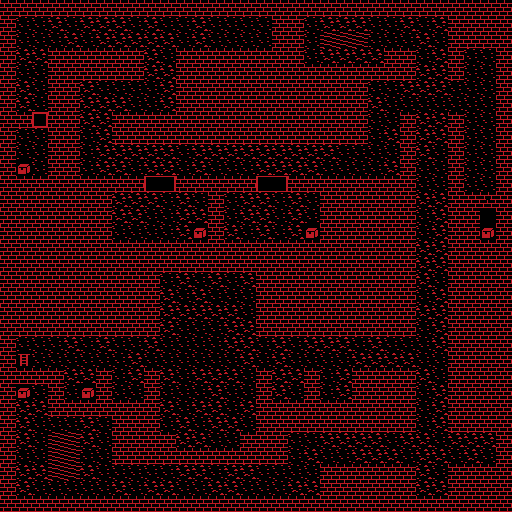

This game map was drawn from its Tiled (.tmx) file and the tilesets committed beside it. A one-line description and the trimmed map source follow:
An orthogonal 32x32 tile map with 16x16 px tiles, 3 tile layers (Floor, Walls, Interactable), 7 tilesets and 25 objects.

<map version="1.10" tiledversion="1.11.0" orientation="orthogonal" renderorder="right-down" width="32" height="32" tilewidth="16" tileheight="16" infinite="0" nextlayerid="8" nextobjectid="45">
 <editorsettings>
  <export target="dir/dungeon1.lua" format="lua" />
 </editorsettings>
 <tileset firstgid="1" name="monochrome_red_tileset" tilewidth="16" tileheight="16" tilecount="256" columns="16">
  <image source="dir/res/mono_tile_set.png" width="256" height="256" />
 </tileset>
 <tileset firstgid="257" name="monochrome_red_tileset" tilewidth="16" tileheight="16" tilecount="256" columns="16">
  <image source="dir/res/mono_tile_set.png" width="256" height="256" />
 </tileset>
 <tileset firstgid="513" name="monochrome_red_tileset" tilewidth="16" tileheight="16" tilecount="256" columns="16">
  <image source="dir/res/mono_tile_set.png" width="256" height="256" />
 </tileset>
 <tileset firstgid="769" name="monochrome_red_tileset" tilewidth="16" tileheight="16" tilecount="256" columns="16">
  <image source="dir/res/mono_tile_set.png" width="256" height="256" />
 </tileset>
 <tileset firstgid="1025" name="monochrome_red_tileset" tilewidth="16" tileheight="16" tilecount="256" columns="16">
  <image source="dir/res/mono_tile_set.png" width="256" height="256" />
 </tileset>
 <tileset firstgid="1281" name="monochrome_red_tileset" tilewidth="16" tileheight="16" tilecount="256" columns="16">
  <image source="dir/res/mono_tile_set.png" width="256" height="256" />
 </tileset>
 <tileset firstgid="1537" name="monochrome_red_tileset" tilewidth="16" tileheight="16" tilecount="256" columns="16">
  <image source="dir/res/mono_tile_set.png" width="256" height="256" />
 </tileset>
 <layer id="2" name="Floor" width="32" height="32">
  <data>[1024 cells, 449 non-empty, 8 distinct tile ids]</data>
 </layer>
 <layer id="1" name="Walls" width="32" height="32">
  <data>[1024 cells, 570 non-empty, 3 distinct tile ids]</data>
 </layer>
 <objectgroup id="4" name="SpawnPoints" visible="0">
  <object id="5" x="304" y="16">
   <properties>
    <property name="SubType" value="SKELETON" />
    <property name="Type" value="MONSTER" />
   </properties>
   <point />
  </object>
  <object id="6" x="16" y="112">
   <properties>
    <property name="SubType" value="SKELETON" />
    <property name="Type" value="MONSTER" />
   </properties>
   <point />
  </object>
  <object id="8" x="464" y="448">
   <properties>
    <property name="SubType" value="SKELETON" />
    <property name="Type" value="MONSTER" />
   </properties>
   <point />
  </object>
  <object id="9" x="256" y="16">
   <properties>
    <property name="SubType" value="DARKELF" />
    <property name="Type" value="MONSTER" />
   </properties>
   <point />
  </object>
  <object id="11" x="416" y="352">
   <properties>
    <property name="SubType" value="SKELETON" />
    <property name="Type" value="MONSTER" />
   </properties>
   <point />
  </object>
  <object id="25" x="96" y="432">
   <properties>
    <property name="SubType" value="DARKELF" />
    <property name="Type" value="MONSTER" />
   </properties>
   <point />
  </object>
  <object id="26" x="240" y="32">
   <properties>
    <property name="SubType" value="DARKELF" />
    <property name="Type" value="MONSTER" />
   </properties>
   <point />
  </object>
  <object id="27" x="272" y="224">
   <properties>
    <property name="SubType" value="SKELETON" />
    <property name="Type" value="MONSTER" />
   </properties>
   <point />
  </object>
  <object id="28" x="240" y="288">
   <properties>
    <property name="SubType" value="SKELETON" />
    <property name="Type" value="MONSTER" />
   </properties>
   <point />
  </object>
  <object id="29" x="32" y="112">
   <properties>
    <property name="SubType" value="SKELETON" />
    <property name="Type" value="MONSTER" />
   </properties>
   <point />
  </object>
  <object id="30" x="128" y="224">
   <properties>
    <property name="SubType" value="DARKELF" />
    <property name="Type" value="MONSTER" />
   </properties>
   <point />
  </object>
  <object id="31" x="16" y="480">
   <properties>
    <property name="SubType" value="SKELETON" />
    <property name="Type" value="MONSTER" />
   </properties>
   <point />
  </object>
 </objectgroup>
 <layer id="5" name="Interactable" width="32" height="32">
  <data>[1024 cells, 12 non-empty, 7 distinct tile ids]</data>
 </layer>
 <objectgroup id="7" name="PlayerSpawn" visible="0">
  <object id="23" x="32" y="352">
   <point />
  </object>
 </objectgroup>
 <objectgroup id="6" name="Interactable" visible="0">
  <object id="16" x="80" y="384">
   <properties>
    <property name="Content" value="gold#250,healthPotion#1" />
    <property name="Locked" type="bool" value="false" />
    <property name="Opened" type="bool" value="false" />
    <property name="Type" value="CHEST" />
   </properties>
   <point />
  </object>
  <object id="24" x="16" y="352">
   <properties>
    <property name="NextMap" value="town1" />
    <property name="Type" value="EXIT" />
   </properties>
   <point />
  </object>
  <object id="32" x="192" y="224">
   <properties>
    <property name="Content" value="healthPotion#1,redKey#1" />
    <property name="Locked" type="bool" value="false" />
    <property name="Opened" type="bool" value="false" />
    <property name="Type" value="CHEST" />
   </properties>
   <point />
  </object>
  <object id="33" x="304" y="224">
   <properties>
    <property name="Content" value="gold#250" />
    <property name="Locked" type="bool" value="false" />
    <property name="Opened" type="bool" value="false" />
    <property name="Type" value="CHEST" />
   </properties>
   <point />
  </object>
  <object id="34" x="16" y="160">
   <properties>
    <property name="Content" value="greenKey#1,gold#750" />
    <property name="Locked" type="bool" value="false" />
    <property name="Opened" type="bool" value="false" />
    <property name="Type" value="CHEST" />
   </properties>
   <point />
  </object>
  <object id="35" x="16" y="384">
   <properties>
    <property name="Content" value="healthPotion#2,chainArmor#1" />
    <property name="Locked" type="bool" value="false" />
    <property name="Opened" type="bool" value="false" />
    <property name="Type" value="CHEST" />
   </properties>
   <point />
  </object>
  <object id="36" x="480" y="224">
   <properties>
    <property name="Content" value="gold#400,silverSword#1" />
    <property name="Locked" type="bool" value="false" />
    <property name="Opened" type="bool" value="false" />
    <property name="Type" value="CHEST" />
   </properties>
   <point />
  </object>
  <object id="39" x="144" y="176">
   <properties>
    <property name="Color" value="copper" />
    <property name="Locked" type="bool" value="false" />
    <property name="Opened" type="bool" value="false" />
    <property name="Type" value="DOOR" />
   </properties>
   <point />
  </object>
  <object id="41" x="32" y="112">
   <properties>
    <property name="Color" value="red" />
    <property name="Locked" type="bool" value="true" />
    <property name="Opened" type="bool" value="false" />
    <property name="Type" value="DOOR" />
   </properties>
   <point />
  </object>
  <object id="42" x="160" y="176">
   <properties>
    <property name="Color" value="copper" />
    <property name="Locked" type="bool" value="false" />
    <property name="Opened" type="bool" value="false" />
    <property name="Type" value="DOOR" />
   </properties>
   <point />
  </object>
  <object id="43" x="256" y="176">
   <properties>
    <property name="Color" value="copper" />
    <property name="Locked" type="bool" value="false" />
    <property name="Opened" type="bool" value="false" />
    <property name="Type" value="DOOR" />
   </properties>
   <point />
  </object>
  </objectgroup>
</map>
<!-- 1 of 25 objects omitted -->